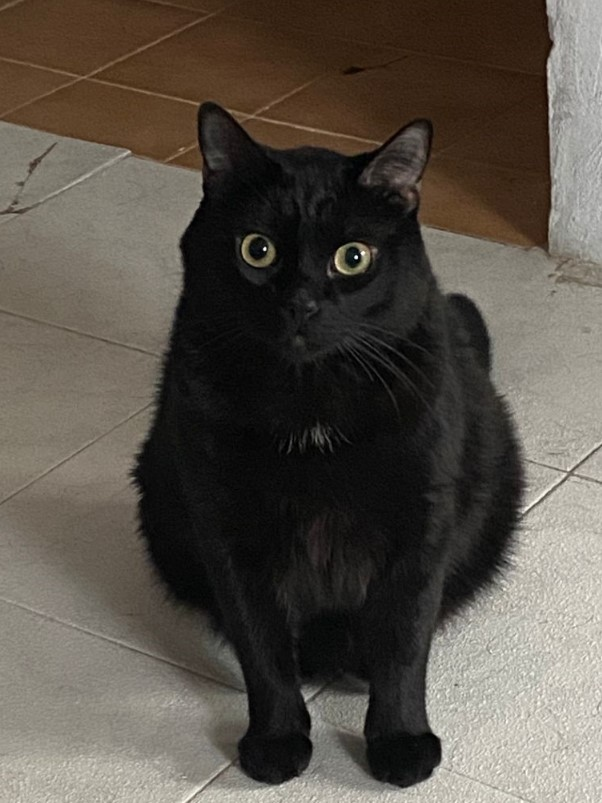
#> input picture Percepcion computacional/actividad 3/Actividad 3/Moss.jpg, 602 x 803 px
$ jupyter execute 'Actividad 3.ipynb'
#> lines starting #> are read from the running program, lines starting #| are printed output that depends on the picture; after the words box and inside, x2 and y2 are one past the last pixel; in counts of white or black regions, pixels touching at a corner belong together
Actividad: Evaluación de la segmentación

Objetivos

El objetivo de este trabajo es aprender a construir y evaluar el rendimiento de uno o más segmentadores.
Esta actividad permitirá consolidar los conceptos sobre segmentación de imágenes aprendidos.

Descripción

Nos vamos a enfrentar a un verdadero problema de segmentación. La segmentación, como se ha visto, consiste en detectar regiones homogéneas y aislar/detectar objetos dentro de una imagen. Estas regiones habitualmente corresponden a los objetos que se están queriendo identificar.

Existen muchas maneras de enfocar este problema y puedes hacer uso de las técnicas de segmentación que consideres para resolverlo. Una vez elegidas estas técnicas, debes evaluar su rendimiento frente a imágenes de ground truth. En caso de que se utilicen partes de un software existente, deberá referenciarse la fuente. Debes mostrar en pantalla los resultados de los principales pasos.

Escoge una o dos imágenes que consideres representativas de un determinado problema y aplica varios segmentadores sobre ellas para evaluar cuál de ellos ofrece el mejor resultado.

Objetivo de segmentacion Imagen 1

poder separar al gato moss de la imagen sin afectar su estructura, se analizara minimo 2 metodos para su analisis y de ahi se eligira el mejor.

[cell 1]
import cv2 as cv
import numpy as np
import PIL
from PIL import Image
from matplotlib import pyplot as plt
import skimage
import skimage.io
import skimage.color
from skimage.filters import threshold_multiotsu
from skimage import io,data,img_as_ubyte
from skimage import color

[cell 2]
y = np.zeros(256)
x = np.linspace(0,255,num=256,dtype = np.uint8)

def sacar_histograma(foto):
    ancho , alto = foto.shape
    #recorre toda la imagen pixel por pixel
    for w in range(ancho):
        for h in range (alto):
            v = foto[w,h]
            #modificamos y[v] = y[v]+1;
            y[v] = y[v]+1

    plt.bar(x,y)
    plt.show()

[cell 3]
#leemos la imagen de moss y la convertimos a gris para su analisis.
Moss =Image.open("Moss.jpg").convert('L')
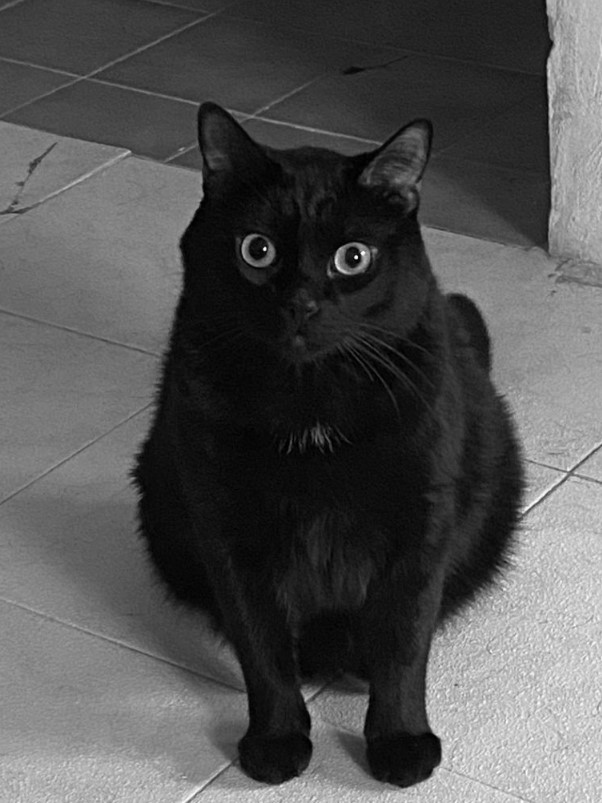
#> Moss: PIL image 602x803 L; min 0, max 254, mean 82.7
Moss.save('gray_Moss.jpg')
#volvemos a cargar a Moss , pero ya en gris.
Moss = cv.imread('gray_Moss.jpg')
#> Moss: shape (803, 602, 3); min 0, max 255, mean 82.7
#calculamos histograma de Moss y lo imprimimos
histmoss = cv.calcHist([Moss], [0], None, [256], [0, 256])
#> histmoss = 256 values, max 10388 at index 12, min 1 at index 254, mean 1888.3
plt.plot(histmoss)
fmoss = plt.figure()
plt.imshow(Moss)
#> figure, not shown here; curve peaks at x = 12, y = 10388

[cell 4]
#definimos el umbral que vamos a usar
u =30
#se aplica la segmentacion por umbral Truncado y umbral binario
_,th1 = cv.threshold(Moss, u ,255,cv.THRESH_BINARY)
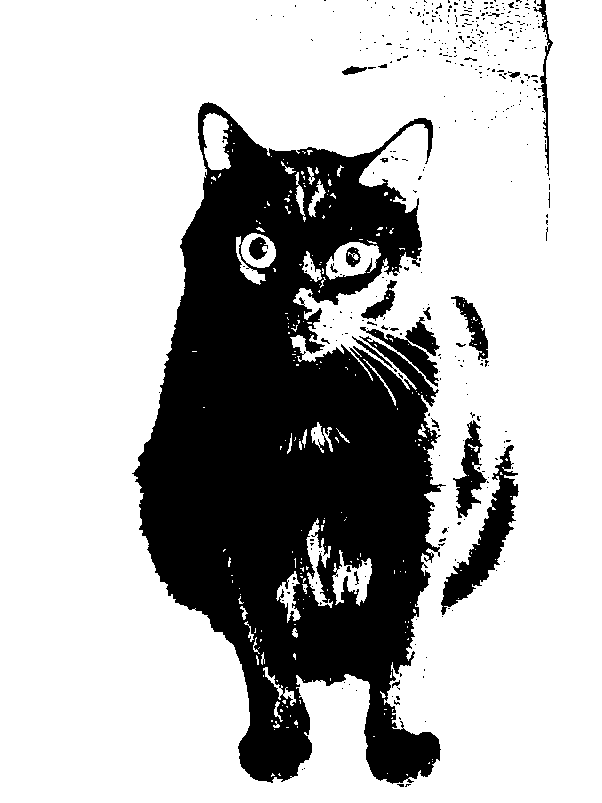
#> th1: shape (803, 602, 3); 72.2% white; 392 black regions (367 under 20 px), largest, box (x1, y1, x2, y2) and area: (132, 102, 446, 784) 122958, (441, 445, 519, 615) 3741, (360, 317, 440, 387) 1613
_,th3 = cv.threshold(Moss, u ,255,cv.THRESH_TRUNC)
#se multiplica las imagenes para que el resultado se muestre mas claro.
MossTruncado = th3*7
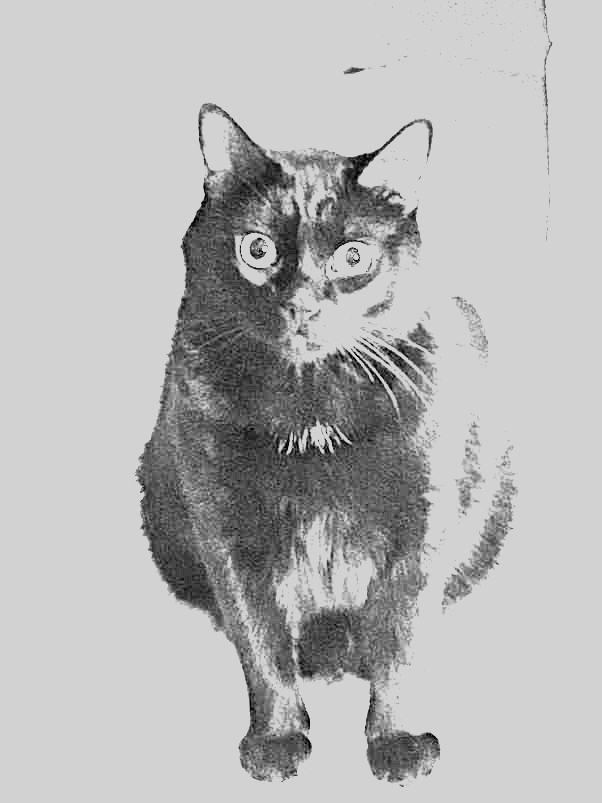
#> MossTruncado: shape (803, 602, 3); min 0, max 210, mean 182.8
MossBinario = th1*5

[cell 5]
#mostramos los resultados
histmosstrun = cv.calcHist([MossTruncado], [0], None, [256], [0, 256])
#> histmosstrun = 256 values, max 352177 at index 210, min 0 at index 1, mean 1888.3
plt.plot(histmosstrun)
fmoss = plt.figure()
plt.imshow(MossTruncado)
#> figure, not shown here; curve peaks at x = 210, y = 352177

[cell 6]
#Moss binario con su histograma
histmossbin = cv.calcHist([MossBinario], [0], None, [256], [0, 256])
#> histmossbin = 256 values, max 349258 at index 251, min 0 at index 1, mean 1888.3
plt.plot(histmossbin)
fmoss = plt.figure()
plt.imshow(MossBinario)
#MossBinario.save('Moss_Binario.jpg')
plt.imsave('Moss_Binario.jpg',MossBinario)
#plt.imsave(s, img, format='png')
#> figure, not shown here; curve peaks at x = 251, y = 349258

Analizando las imagenes, nos podemos dar cuenta que la mejor segmentacion puede ser la imagen con el algoritmo de umbral binario, ya que la imagen con umbral truncado aun contiene ruido que puede afectar a futuro. A continuacion se hara la comparacion con la imagen grounded truth, dado por entendido que el objetivo se cumplio.

[cell 7]
#leemos la imagen de moss grounded truth

MossOR =Image.open("Moss.jpg")
#> MossOR is the input picture: PIL image 602x803 RGB; mean R, G, B 88.2, 81.7, 73.2
fmoss = plt.figure()
plt.imshow(MossOR)

MossGT =Image.open("Moss Grounded Truth.jpg")
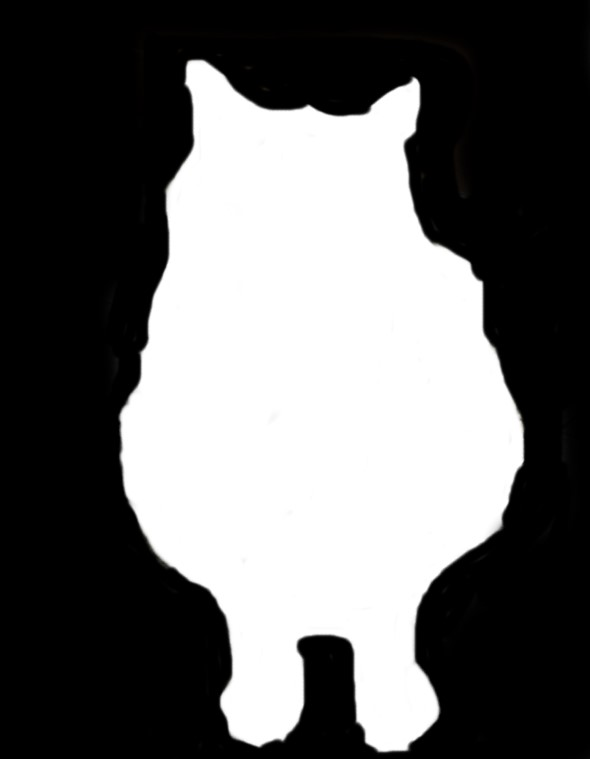
#> input picture Percepcion computacional/actividad 3/Actividad 3/Moss Grounded Truth.jpg, 590 x 759 px
#> MossGT is the input picture: PIL image 590x759 RGB; mean R, G, B 102.3, 102.3, 102.3
fmoss = plt.figure()
plt.imshow(MossGT)

fmoss = plt.figure()
plt.imshow(MossBinario)

Objetivo de segmentación Imagen

Poder separar al gato Nilo de su cuerpo,dejando unicamente su cabeza/rostro. Se realizaran minimo 2 métodos para su análisis y de ahi se eligirá el mejor.

[cell 8]
#leemos la imagen de nilo y la convertimos a gris para su analisis.
Nilo =Image.open("nilo.jpg").convert('L')
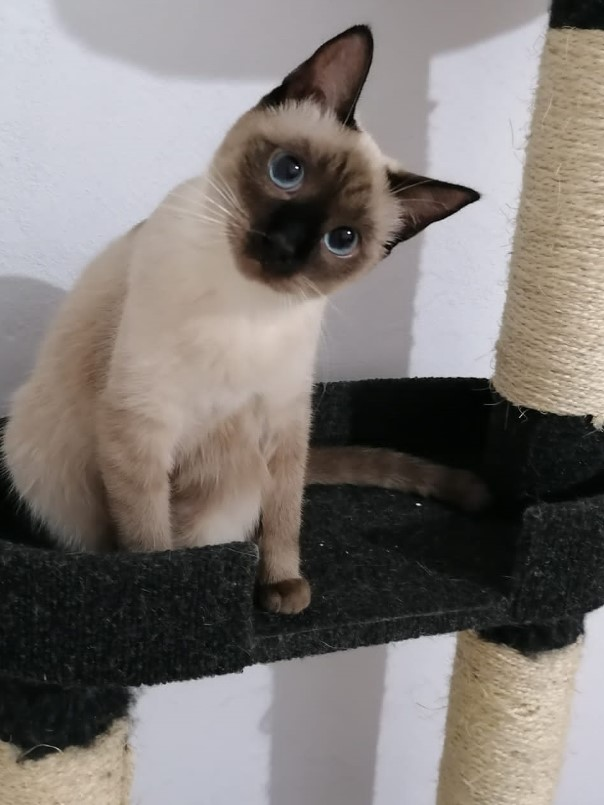
#> input picture Percepcion computacional/actividad 3/Actividad 3/Nilo.jpg, 604 x 805 px, found by its file name
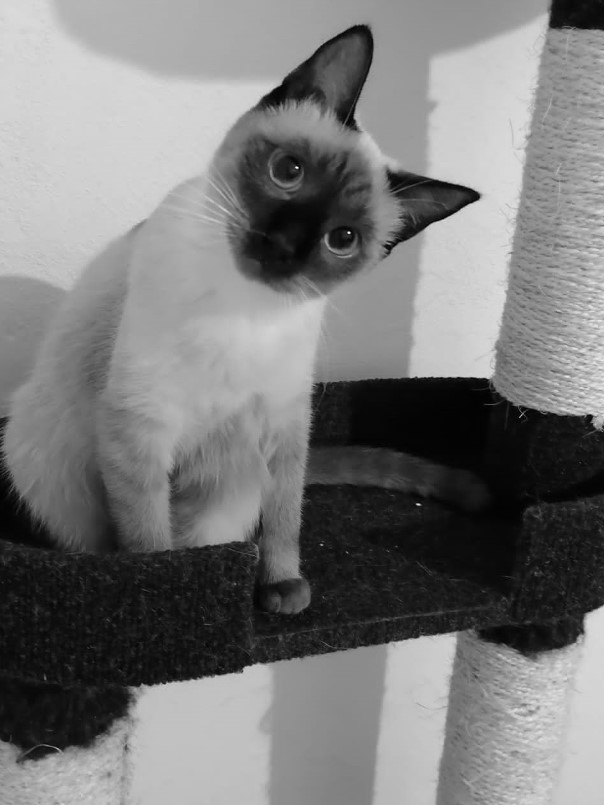
#> Nilo: PIL image 604x805 L; min 0, max 254, mean 121.8
Nilo.save('gray_Nilo.jpg')
#volvemos a cargar a Moss , pero ya en gris.
Nilo = cv.imread('gray_Nilo.jpg',cv.IMREAD_GRAYSCALE)
#> Nilo: shape (805, 604); min 0, max 255, mean 121.8
#calculamos histograma de Moss y lo imprimimos
#a, b, c = cv.split(Nilo)
histnilo = cv.calcHist([Nilo], [0], None, [256], [0, 256])
#> histnilo = 256 values, max 8059 at index 211, min 0 at index 232, mean 1899.3
plt.plot(histnilo)
fmoss = plt.figure()
plt.imshow(Nilo, cmap='gray')
#> figure, not shown here; curve peaks at x = 211, y = 8059

[cell 9]
#definimos el umbral que vamos a usar
u = 80
#se aplica la segmentacion por umbral Binario invertido
_,NiloBinInv = cv.threshold(Nilo,u,255,cv.THRESH_BINARY_INV)
#> NiloBinInv: shape (805, 604); 31.5% white; 34 white regions (25 under 20 px), largest, box (x1, y1, x2, y2) and area: (0, 377, 604, 763) 127617, (235, 136, 373, 285) 14920, (256, 25, 374, 131) 4619
#umbral de Otsu
#Otsu solamente admite un canal.
_,NiloOtsu = cv.threshold(Nilo,0,255,cv.THRESH_BINARY + cv.THRESH_OTSU)
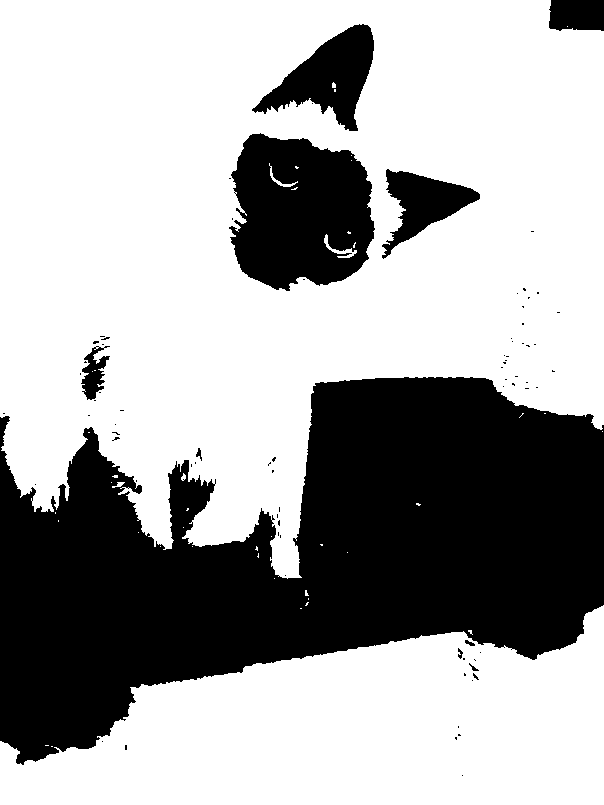
#> NiloOtsu: shape (805, 604); 65.9% white; 79 black regions (69 under 20 px), largest, box (x1, y1, x2, y2) and area: (0, 377, 604, 765) 135696, (229, 133, 375, 291) 17540, (252, 24, 374, 131) 5918

[cell 10]
#calculamos histograma de Nilo
sacar_histograma(NiloBinInv)
#> after the loop in sacar_histograma, `for w in range(ancho):`: y = 256 values, max 333046 at index 0, min 0 at index 1, mean 1899.3
#> in sacar_histograma, `plt.show()`:
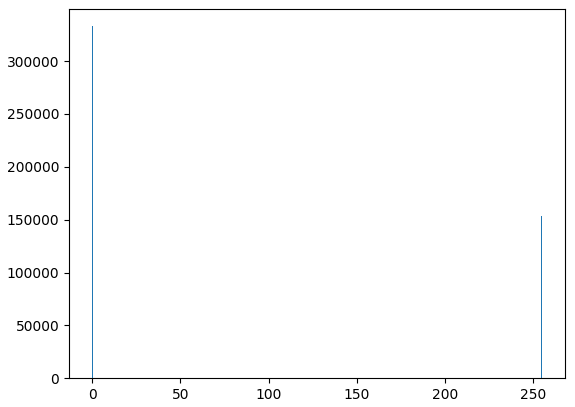
#> figure drawn by matplotlib, 1 panel; tallest bar 333046 high, from x = -0.4 to 0.4
#plt.imshow(histniloinv)
fmoss = plt.figure()
plt.imshow(NiloBinInv,cmap='gray')

[cell 11]
#calculamos histograma de Nilo
sacar_histograma(NiloOtsu)
#se visualiza en gris para su mejor analisis.
plt.imshow(NiloOtsu , cmap='gray')
plt.imsave('Nilo_Otsu.jpg',NiloOtsu)
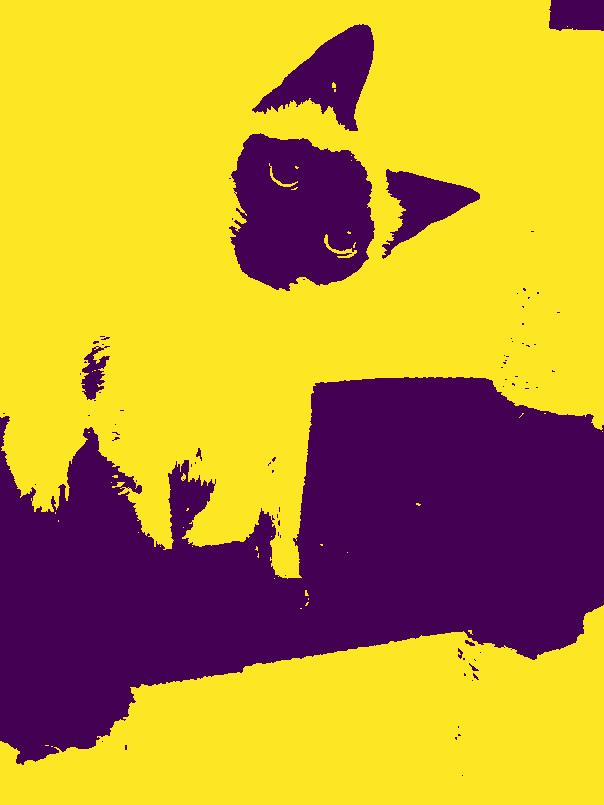
#> saved as Nilo_Otsu.jpg: shape (805, 604, 3); mean R, G, B 189.9, 151.8, 52.2

Como podemos observar , para este caso la mejor opcion que se tiene para segmentar el cuerpo del gato Nilo de su cabeza, es usando Otsu. Aunque los histogramas de ambos algoritmos es identico, analizando la imagen con mas detenimiento usando el ojo humano, podemos darnos cuento de eso. A continuacion se realizara la comparacion con la imagen grounded truth.

[cell 12]
#leemos la imagen de nilo grounded truth

NiloOR =Image.open("Nilo.jpg")
#> NiloOR is the input picture: PIL image 604x805 RGB; mean R, G, B 126.4, 120.5, 117
fmoss = plt.figure()
plt.imshow(NiloOR)

NiloGT =Image.open("Nilo Grounded Truth.jpg")
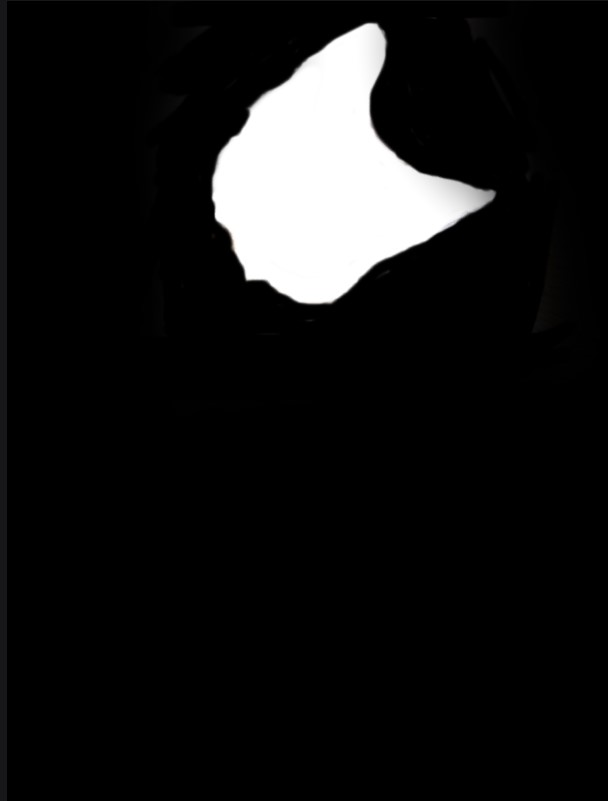
#> input picture Percepcion computacional/actividad 3/Actividad 3/Nilo Grounded Truth.jpg, 608 x 801 px
#> NiloGT is the input picture: PIL image 608x801 RGB; mean R, G, B 21.4, 21.4, 21.4
fnilo = plt.figure()
plt.imshow(NiloGT)

fnilo = plt.figure()
plt.imshow(NiloOtsu , cmap='gray')
